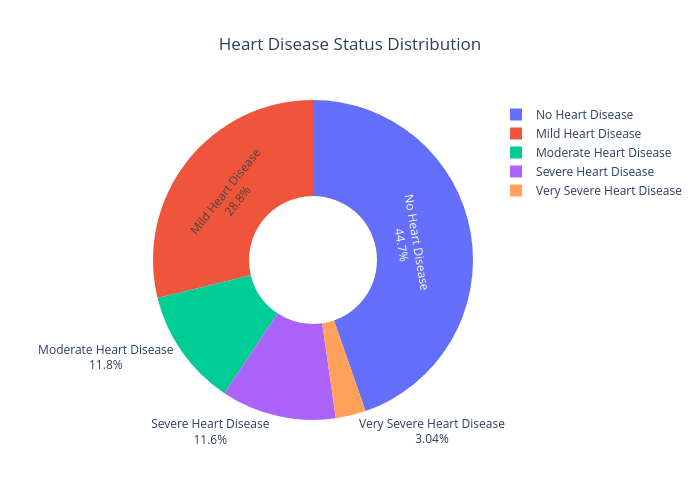

The cell this chart's notebook holds for it:
### Markdown cell above
#### Pie Graph

### Code cell
import plotly.express as px

# Replace numeric values with labels
df["Heart_Disease"] = df["num"].replace({
    0: "No Heart Disease",
    1: "Mild Heart Disease",
    2: "Moderate Heart Disease",
    3: "Severe Heart Disease",
    4: "Very Severe Heart Disease"
})

fig = px.pie(
    df,
    names="Heart_Disease",
    title="Heart Disease Status Distribution",
    hole=0.4
)
fig.update_layout(title_x=0.5,width=700,height=500)
fig.update_traces(textinfo="label+percent")

fig.show()

### Figure 1 — Plotly figure (JSON) as saved in the notebook; plotly's stock layout.template omitted (floating-point values rounded to 4 significant figures; data arrays with more than 128 entries replaced by an {"elided": "..."} marker saying what was removed)
{"data": [{"domain": {"x": [0, 1], "y": [0, 1]}, "hole": 0.4, "hovertemplate": "Heart_Disease=%{label}<extra></extra>", "labels": {"elided": "920 str values"}, "legendgroup": "", "name": "", "showlegend": true, "textinfo": "label+percent", "type": "pie"}], "layout": {"height": 500, "legend": {"tracegroupgap": 0}, "title": {"text": "Heart Disease Status Distribution", "x": 0.5}, "width": 700}}
